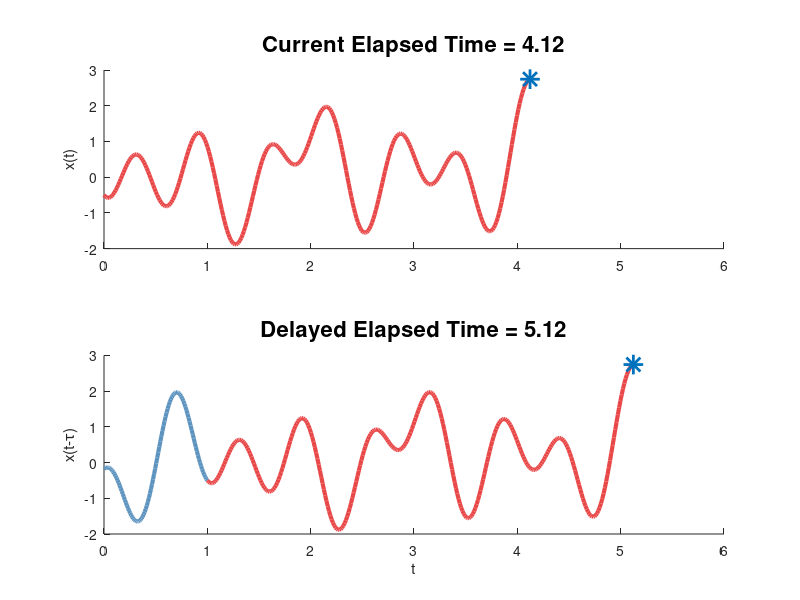
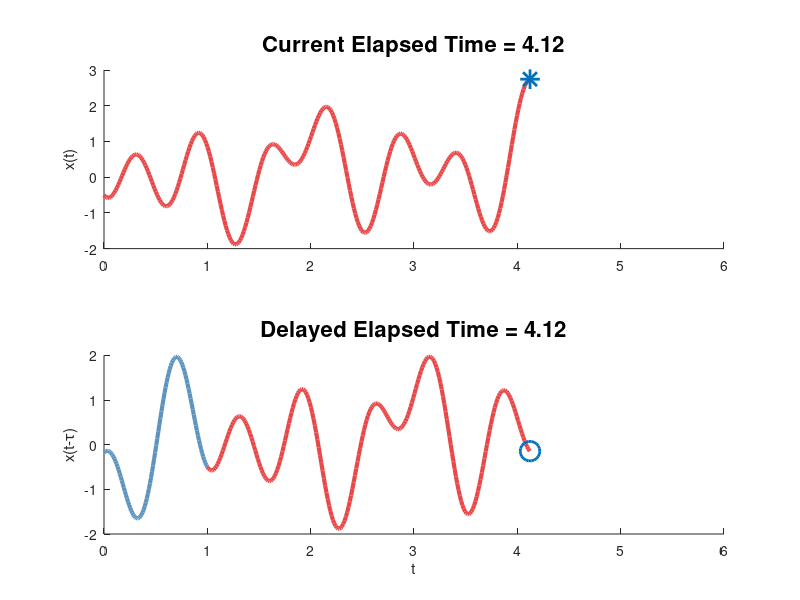

Write the MATLAB code that produced these figures, in order.
%visualize component measures

%position of plot in monitor
% pos = [744   628   691   422];
pos = [744   590   824   460];
pos_half = [744   590   824   460/2];

%colors from linspecer
cn = [0.363921568627451,0.575529411764706,0.748392156862745];
cz = [0.915294117647059,0.281568627450980,0.287843137254902];
cp = [0.441568627450980,0.749019607843137,0.432156862745098];

T = 6;
tau = 1;
N = 400;

f = @(x) 1*(0.5 * cos(3*x) -  sin(5.5*x) + 0.3*sin(5*x) + sin(0.1*x) - cos(10*x));

%full time
t = linspace(0, T, N); 
x0 = f(t);
x1 = f(t - tau);

%components
tn = linspace(-tau, 0, N/4);
tz = linspace(0, T - tau, N);
tp = linspace(T-tau, T, N/4);

xn = f(tn);
xz = f(tz);
xp = f(tp);

%peak
%for this data, the maximum occurs in the 'z' [0, T-tau] = [0, 5] region

[xpeak, ipeak] = max(xz);
tpeak = tz(ipeak);


%% Plotting
FS = 16; %font size of titles


%% marginals plotted independently




%% Stacked Plot
fig = figure(14);
set(fig, 'position', pos);
clf
subplot(2, 1, 1)
hold on
plot(tz(1:ipeak), xz(1:ipeak), 'Color', cz, 'LineWidth', 3)
% plot(tz(ipeak:end), xz(ipeak:end), ':', 'Color', cz, 'LineWidth', 3)
% plot(tp, xp, ':', 'Color', cp, 'LineWidth', 3)
scatter(tpeak, xpeak, 200, '*k', 'LineWidth', 2)
ylabel('x(t)')
% xlabel('t')
title(['Current Elapsed Time = ', num2str(tpeak, 3)], 'FontSize', FS)
xlim([0, T])

subplot(2, 1, 2)
hold on
plot(tn + tau, xn, 'Color', cn, 'LineWidth', 3)
plot(tz(1:ipeak) + tau, xz(1:ipeak), 'Color', cz, 'LineWidth', 3)
% plot(tz(ipeak:end) + tau, xz(ipeak:end), ':', 'Color', cz, 'LineWidth', 3)
scatter(tpeak + tau, xpeak, 200, '*k', 'LineWidth', 2)
% title('Delayed Trajectory', 'FontSize', FS)
title(['Delayed Elapsed Time = ', num2str(tpeak + tau, 3)], 'FontSize', FS)
ylabel('x(t-\tau)')
xlabel('t')
xlim([0, T])

%% with absolute continuity
fig = figure(15);
set(fig, 'position', pos);
clf
subplot(2, 1, 1)
hold on
plot(tz(1:ipeak), xz(1:ipeak), 'Color', cz, 'LineWidth', 3)
% plot(tz(ipeak:end), xz(ipeak:end), ':', 'Color', cz, 'LineWidth', 3)
% plot(tp, xp, ':', 'Color', cp, 'LineWidth', 3)
scatter(tpeak, xpeak, 200, '*k', 'LineWidth', 2)
ylabel('x(t)')
xlim([0, T])
% xlabel('t')
title(['Current Elapsed Time = ', num2str(tpeak, 3)], 'FontSize', FS)


[~, ispeak] = min(abs(tz -(tpeak - tau)));
tspeak = tz(ispeak);
xspeak = xz(ispeak);

subplot(2, 1, 2)
hold on
plot(tn + tau, xn, 'Color', cn, 'LineWidth', 3)
plot(tz(1:ispeak) + tau, xz(1:ispeak), 'Color', cz, 'LineWidth', 3)
% plot(tz(ispeak:ipeak) + tau, xz(ispeak:ipeak), '-.k', 'LineWidth', 3)
% plot(tz(ipeak:end) + tau, xz(ipeak:end), ':', 'Color', cz, 'LineWidth', 3)
scatter(tpeak, xspeak, 200, 'ok', 'LineWidth', 2)
% scatter(tpeak + tau, xpeak, 200, '*k', 'LineWidth', 2)
% title('Delayed Trajectory', 'FontSize', FS)
title(['Delayed Elapsed Time = ', num2str(tpeak , 3)], 'FontSize', FS)
ylabel('x(t-\tau)')
xlabel('t')
xlim([0, T])
